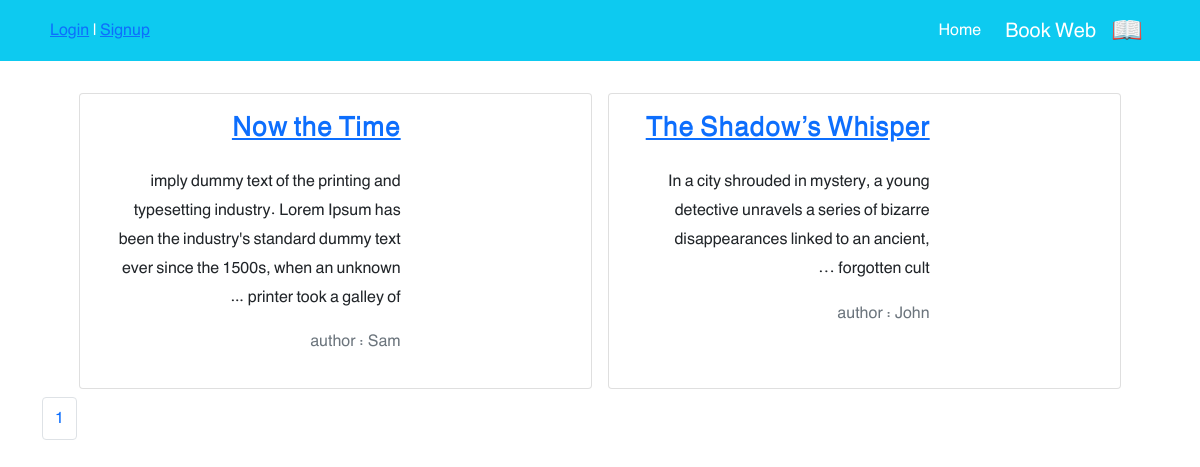
/books/, run on an earlier commit of the app's database.
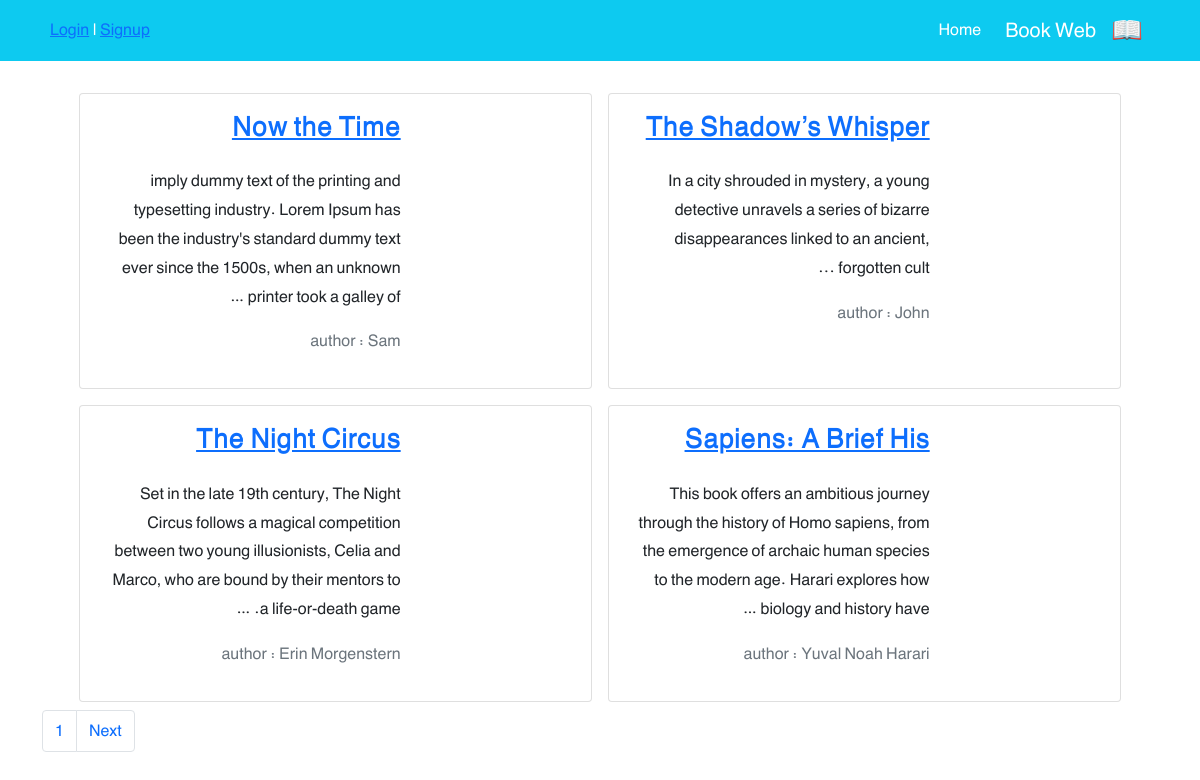
And on a later commit of the database.
### books/models.py (models this page shows, shortened)
class Book(models.Model):
    title = models.CharField(max_length=20)
    description = models.TextField()
    author = models.CharField(max_length=20)
    price = models.DecimalField(decimal_places=2 , max_digits=5)
    cover = models.ImageField(upload_to='covers/' , blank=True)
    def get_absolute_url(self):
        return reverse('book_detail' , args=[self.id])

### books/views.py (the view)
# urls.py: path('', BookListView.as_view() , name = 'book_list'),
class BookListView(generic.ListView):
    model = Book
    paginate_by = 4
    template_name = 'books/book_list.html'
    context_object_name = 'books'

### books/templates/books/book_list.html (shortened to what this page needs)
{% extends '_base.html' %}
{% block content %}
    <div class="container mt-4">
    <div class="row flex-row-reverse justify-content-md-center">
        {% for book in books %}
        <div class="card m-2" style="max-width: 45%">
            <div class="row g-0 h-100" dir="rtl">
                <div class="col-md-4">
                </div>
                <div class="col-md-8 h-100">
                    <div class="d-flex flex-column justify-content-between h-100">
                        <div class="card-body">
                            <a href="{{ book.get_absolute_url }}"><h3 class="card-title"><strong>{{ book.title }}</strong></h3></a>
                            <p class="card-text pt-3"> {{ book.description|truncatewords:30 }}  </p>
                            <p class="text-muted">author : {{ book.author }}</p>
                        </div>
                    </div>
                </div>
            </div>
        </div>
    {% endfor %}
<nav aria-label="Page navigation ">
  <ul class="pagination">
    <li class="page-item"><a class="page-link" href="#">{{ page_obj.number }}</a></li>
  {% if page_obj.has_next %}
    <li class="page-item">
        <a class="page-link" href="?page={{ page_obj.next_page_number }}">Next</a></li>
  {% endif %}
  </ul>
</nav>
    </div>
</div>
{% endblock %}

### templates/_base.html (shortened to what this page needs)
{% load static %}
<!DOCTYPE html>
<html lang="en">
<link href="https://cdn.jsdelivr.net/npm/bootstrap@5.1.3/dist/css/bootstrap.min.css" rel="stylesheet"
>
<head>
    <link href="https://cdn.jsdelivr.net/npm/bootstrap@5.1.3/dist/css/bootstrap.min.css" rel="stylesheet"
>
    <link rel="stylesheet" href="{% static 'css/style.css' %}">
</head>
<body>
<nav class="navbar navbar-expand-lg navbar-dark bg-info" dir="rtl">
    <div class="container">
        <a class="navbar-brand" href="#">
            <img src="icons/book.png" alt="" height="30"
                 class="d-inline-block align-text-top">
        </a>
        <a class="navbar-brand mx-3" href="#">Book Web </a>
        <div class="collapse navbar-collapse" id="navbarNavAltMarkup">
            <div class="navbar-nav">
                <a class="nav-link active" aria-current="page" href="{%  url 'book_list' %}">Home</a>
                <a class="nav-link" href="#">  </a>
            </div>
        </div>
        <div class="mx-2 text-white">
            {% if user.is_authenticated %}
            Welcome {{ user.username }}   |
                <form action="{% url 'logout' %}" method="post">
                {% csrf_token %}
                <button type = "submit" >Log Out</button>
                </form></div>
            {% else %}
                <a href="{% url 'login' %}">Login</a> | <a href="{% url 'signup' %}">Signup</a>
            {% endif %}
    </div>
</nav>
    {% block content %}
    {% endblock %}
</body>
</html>

### static/css/style.css (style rules this page uses)
* { font-family: 'BYekan', sans-serif; line-height: 1.8rem; }

What changed in the data, as far as the page shows it:
added Book: title "Sapiens: A Brief His", description "This book offers an ambitious journey through the history of Homo sapiens, from the emergence of archaic human species to the modern age. Harari explores how biology and history have …", author "Yuval Noah Harari"
added Book: title "The Night Circus", description "Set in the late 19th century, The Night Circus follows a magical competition between two young illusionists, Celia and Marco, who are bound by their mentors to a life-or-death game. …", author "Erin Morgenstern"
Also different on the page:
text now shown: "Next"
